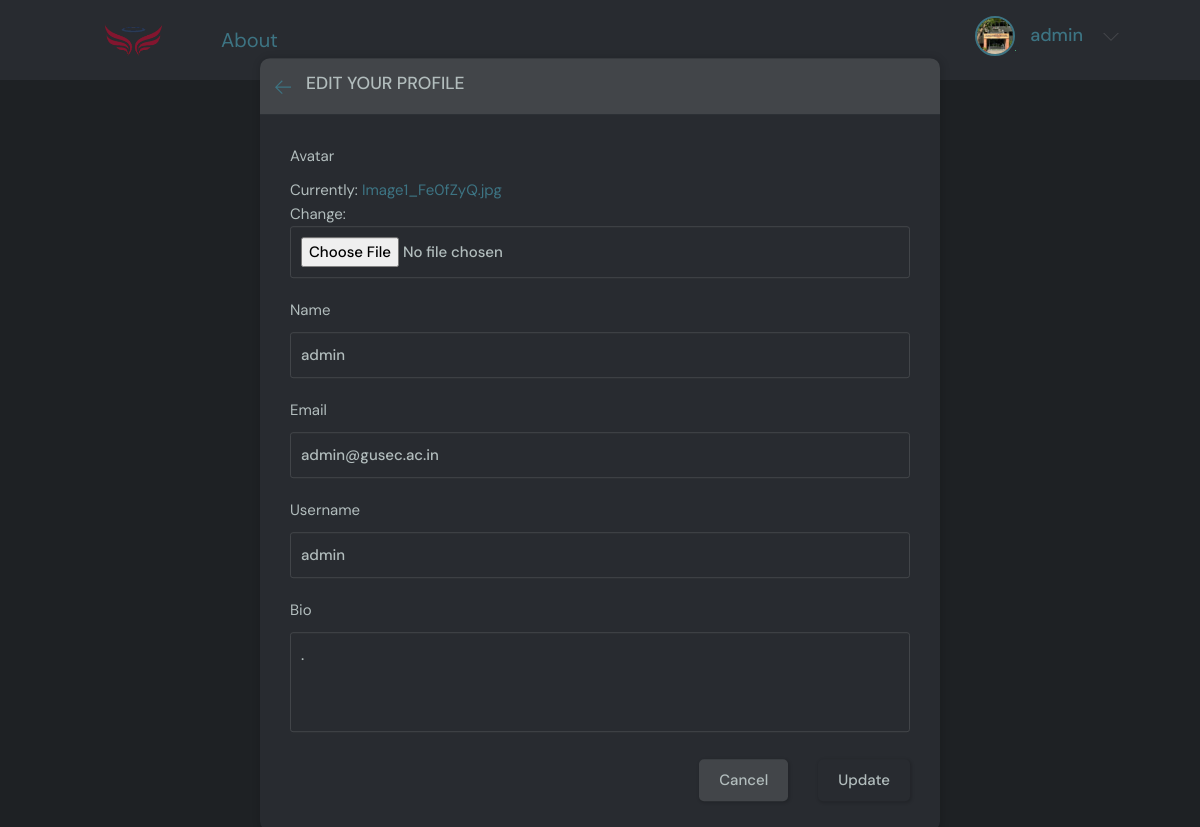
The page /update-user/ (signed in) on the database its author committed.
### base/models.py (models this page shows)
class User(AbstractUser):
    name = models.CharField(max_length=200,null=True)
    email = models.EmailField(unique=True,null=True)
    bio = models.TextField(null=True)
    avatar = models.ImageField(null=True,default="avatar.svg")
    USERNAME_FIELD = 'email'
    REQUIRED_FIELDS = []

### base/views.py (the view)
# urls.py: path('update-user/',views.updateUser,name="update-user"),
@login_required(login_url='login')
def updateUser(request):
    user=request.user
    form = UserForm(instance=user)
    if request.method == 'POST':
        form = UserForm(request.POST,request.FILES,instance=user)
        form.save()
        return redirect('user-profile',pk=user.id)
    context = {'form':form}
    return render(request,'base/update-user.html',context)

### base/forms.py
class UserForm(ModelForm):
    class Meta:
        model = User
        fields =['avatar','name','email','username','bio']

### base/templates/base/update-user.html (shortened to what this page needs)
{% extends 'main.html' %}
{% block content %}
   <main class="update-account layout">
        <div class="container">
            <div class="layout__box">
                <div class="layout__boxHeader">
                    <div class="layout__boxTitle">
                        <a href="javascript:;" onclick="history.back()">
                            <svg version="1.1" xmlns="http://www.w3.org/2000/svg" width="32" height="32"
                                viewBox="0 0 32 32">
                                <title>arrow-left</title>
                                <path
                                    d="M13.723 2.286l-13.723 13.714 13.719 13.714 1.616-1.611-10.96-10.96h27.625v-2.286h-27.625l10.965-10.965-1.616-1.607z">
                                </path>
                            </svg>
                        </a>
                        <h3>Edit your profile</h3>
                    </div>
                </div>
                <div class="layout__body">
                    <form class="form" action="" method="POST" enctype="multipart/form-data">
                      {% for field in form %}
                        <div class="form__group">
                            <label for="profile_pic">{{field.label}}</label>
                            {{field}}
                        </div>
                      {% endfor %}
                        <div class="form__action">
                            <a class="btn btn--dark" href="javascript:;" onclick="history.back()">Cancel</a>
                            <button class="btn btn--main" type="submit">Update</button>
                        </div>
                    </form>
                </div>
            </div>
        </div>
    </main>
  {% endblock content %}

### templates/navbar.html (shortened to what this page needs)
    {% load static %}
    <header class="header header--loggedIn">
      <div  class="container">
        <a href="{% url 'home' %}" class="header__logo">
          <img style="width: 105px; height: 50px; opacity: 0.5; " src={% static 'images/gusec.png' %} />
        </a>
        <a href="{% url 'about' %}" style="margin-top: 9px; margin-left: -60px ; font-size: 20px;" > About </a>
        <nav class="header__menu">
          {%if request.user.is_authenticated%}
          <div  class="header__user">
            <a href="{% url 'user-profile' request.user.id %}">
              <div class="avatar avatar--medium active">
                <img src="{{user.avatar.url}}" />
              </div>
              <p><span style = "font-size: 18px;margin-top: 10px;" >{{request.user.name}}</span></p>
            </a>
            <button class="dropdown-button">
              <svg version="1.1" xmlns="http://www.w3.org/2000/svg" width="32" height="32" viewBox="0 0 32 32">
                <title>chevron-down</title>
                <path d="M16 21l-13-13h-3l16 16 16-16h-3l-13 13z"></path>
              </svg>
            </button>
          </div>
          {% else %}
          <a style="color: #71c6dd;" href="{% url 'login' %}">
            <img src={% static 'images/avatar.svg' %} />
            <p style="margin-top: 10px;">Login</p>
          </a>
          {% endif %}
        </nav>
      </div>
    </header>

### rows shown on the page
User: avatar (picture), user.name "admin", form "admin" "admin@gusec.ac.in" "admin" "."

### other values the page prints
{{ field.label }} "Avatar" "Name" "Email" "Username" "Bio"
